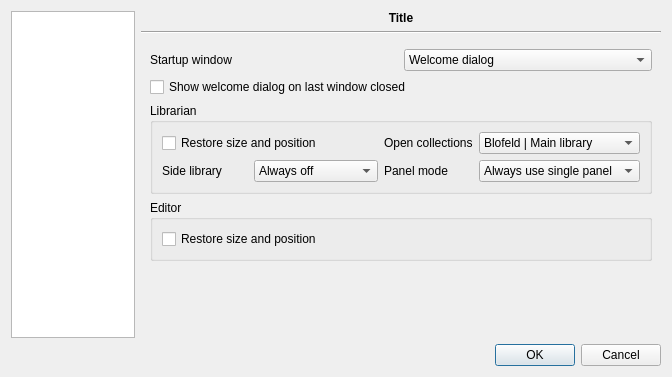
<?xml version="1.0" encoding="UTF-8"?>
<ui version="4.0">
 <class>SettingsDialog</class>
 <widget class="QDialog" name="SettingsDialog">
  <property name="geometry">
   <rect>
    <x>0</x>
    <y>0</y>
    <width>672</width>
    <height>377</height>
   </rect>
  </property>
  <property name="windowTitle">
   <string>Settings</string>
  </property>
  <layout class="QGridLayout" name="gridLayout" columnstretch="20,0">
   <item row="0" column="1">
    <widget class="QLabel" name="titleLabel">
     <property name="styleSheet">
      <string notr="true">font-weight: 600;</string>
     </property>
     <property name="text">
      <string>Title</string>
     </property>
     <property name="alignment">
      <set>Qt::AlignCenter</set>
     </property>
    </widget>
   </item>
   <item row="3" column="0" colspan="2">
    <widget class="QDialogButtonBox" name="buttonBox">
     <property name="orientation">
      <enum>Qt::Horizontal</enum>
     </property>
     <property name="standardButtons">
      <set>QDialogButtonBox::Cancel|QDialogButtonBox::Ok</set>
     </property>
    </widget>
   </item>
   <item row="0" column="0" rowspan="3">
    <widget class="QTreeView" name="treeView">
     <property name="horizontalScrollBarPolicy">
      <enum>Qt::ScrollBarAlwaysOff</enum>
     </property>
     <property name="editTriggers">
      <set>QAbstractItemView::NoEditTriggers</set>
     </property>
     <property name="rootIsDecorated">
      <bool>false</bool>
     </property>
     <property name="uniformRowHeights">
      <bool>true</bool>
     </property>
     <property name="headerHidden">
      <bool>true</bool>
     </property>
    </widget>
   </item>
   <item row="2" column="1">
    <widget class="QStackedWidget" name="stackedWidget">
     <property name="currentIndex">
      <number>0</number>
     </property>
     <widget class="QWidget" name="startUpPage">
      <layout class="QGridLayout" name="gridLayout_2">
       <item row="1" column="0" colspan="2">
        <widget class="QCheckBox" name="welcomeOnCloseChk">
         <property name="text">
          <string>Show welcome dialog on last window closed</string>
         </property>
        </widget>
       </item>
       <item row="2" column="0" colspan="2">
        <widget class="QGroupBox" name="groupBox">
         <property name="title">
          <string>Librarian</string>
         </property>
         <layout class="QVBoxLayout" name="verticalLayout">
          <item>
           <layout class="QGridLayout" name="gridLayout_5">
            <item row="1" column="3">
             <widget class="QComboBox" name="dualModeCombo">
              <item>
               <property name="text">
                <string>Always use single panel</string>
               </property>
              </item>
              <item>
               <property name="text">
                <string>Always use twin panel</string>
               </property>
              </item>
              <item>
               <property name="text">
                <string>Restore last state</string>
               </property>
              </item>
             </widget>
            </item>
            <item row="1" column="0">
             <widget class="QLabel" name="label_15">
              <property name="text">
               <string>Side library</string>
              </property>
             </widget>
            </item>
            <item row="1" column="1">
             <widget class="QComboBox" name="sidebarCombo">
              <item>
               <property name="text">
                <string>Always off</string>
               </property>
              </item>
              <item>
               <property name="text">
                <string>Always on</string>
               </property>
              </item>
              <item>
               <property name="text">
                <string>Restore last state</string>
               </property>
              </item>
             </widget>
            </item>
            <item row="1" column="2">
             <widget class="QLabel" name="label_13">
              <property name="text">
               <string>Panel mode</string>
              </property>
             </widget>
            </item>
            <item row="0" column="3">
             <widget class="QComboBox" name="startupSessionCombo">
              <item>
               <property name="text">
                <string>Blofeld | Main library</string>
               </property>
              </item>
              <item>
               <property name="text">
                <string>Main library | Blofeld</string>
               </property>
              </item>
              <item>
               <property name="text">
                <string>Restore last state</string>
               </property>
              </item>
             </widget>
            </item>
            <item row="0" column="2">
             <widget class="QLabel" name="label_10">
              <property name="text">
               <string>Open collections</string>
              </property>
             </widget>
            </item>
            <item row="0" column="0" colspan="2">
             <widget class="QCheckBox" name="restoreLibrarianGeometryChk">
              <property name="text">
               <string>Restore size and position</string>
              </property>
             </widget>
            </item>
           </layout>
          </item>
         </layout>
        </widget>
       </item>
       <item row="3" column="0" colspan="2">
        <widget class="QGroupBox" name="groupBox_2">
         <property name="title">
          <string>Editor</string>
         </property>
         <layout class="QVBoxLayout" name="verticalLayout_2">
          <item>
           <widget class="QCheckBox" name="restoreEditorGeometryChk">
            <property name="text">
             <string>Restore size and position</string>
            </property>
           </widget>
          </item>
         </layout>
        </widget>
       </item>
       <item row="0" column="0">
        <widget class="QLabel" name="label_2">
         <property name="text">
          <string>Startup window</string>
         </property>
        </widget>
       </item>
       <item row="0" column="1">
        <widget class="QComboBox" name="startUpWindowCombo">
         <item>
          <property name="text">
           <string>Welcome dialog</string>
          </property>
         </item>
         <item>
          <property name="text">
           <string>Librarian</string>
          </property>
         </item>
         <item>
          <property name="text">
           <string>Sound Editor</string>
          </property>
         </item>
         <item>
          <property name="text">
           <string>Wavetables</string>
          </property>
         </item>
        </widget>
       </item>
       <item row="4" column="0">
        <spacer name="verticalSpacer">
         <property name="orientation">
          <enum>Qt::Vertical</enum>
         </property>
         <property name="sizeHint" stdset="0">
          <size>
           <width>20</width>
           <height>40</height>
          </size>
         </property>
        </spacer>
       </item>
      </layout>
     </widget>
     <widget class="QWidget" name="editorPage">
      <layout class="QGridLayout" name="gridLayout_3">
       <item row="1" column="0">
        <widget class="QLabel" name="label_11">
         <property name="text">
          <string>MIDI Receive</string>
         </property>
        </widget>
       </item>
       <item row="0" column="1">
        <widget class="QComboBox" name="autosaveCombo">
         <property name="currentIndex">
          <number>0</number>
         </property>
         <item>
          <property name="text">
           <string>Always off</string>
          </property>
         </item>
         <item>
          <property name="text">
           <string>Always on</string>
          </property>
         </item>
         <item>
          <property name="text">
           <string>Remember last state</string>
          </property>
         </item>
        </widget>
       </item>
       <item row="1" column="2">
        <widget class="QLabel" name="label_12">
         <property name="text">
          <string>MIDI Send</string>
         </property>
        </widget>
       </item>
       <item row="1" column="3">
        <widget class="QComboBox" name="midiSendCombo">
         <property name="currentIndex">
          <number>3</number>
         </property>
         <property name="sizeAdjustPolicy">
          <enum>QComboBox::AdjustToContentsOnFirstShow</enum>
         </property>
         <item>
          <property name="text">
           <string>Program changes</string>
          </property>
         </item>
         <item>
          <property name="text">
           <string>Ctrl/Sysex events</string>
          </property>
         </item>
         <item>
          <property name="text">
           <string>All events</string>
          </property>
         </item>
         <item>
          <property name="text">
           <string>Remember last state</string>
          </property>
         </item>
        </widget>
       </item>
       <item row="0" column="0">
        <widget class="QLabel" name="label_6">
         <property name="text">
          <string>Autosave</string>
         </property>
        </widget>
       </item>
       <item row="1" column="1">
        <widget class="QComboBox" name="midiReceiveCombo">
         <property name="currentIndex">
          <number>3</number>
         </property>
         <property name="sizeAdjustPolicy">
          <enum>QComboBox::AdjustToContentsOnFirstShow</enum>
         </property>
         <item>
          <property name="text">
           <string>Program changes</string>
          </property>
         </item>
         <item>
          <property name="text">
           <string>Ctrl/Sysex events</string>
          </property>
         </item>
         <item>
          <property name="text">
           <string>All events</string>
          </property>
         </item>
         <item>
          <property name="text">
           <string>Remember last state</string>
          </property>
         </item>
        </widget>
       </item>
       <item row="2" column="0">
        <spacer name="verticalSpacer_4">
         <property name="orientation">
          <enum>Qt::Vertical</enum>
         </property>
         <property name="sizeHint" stdset="0">
          <size>
           <width>20</width>
           <height>40</height>
          </size>
         </property>
        </spacer>
       </item>
      </layout>
     </widget>
     <widget class="QWidget" name="themePage">
      <layout class="QVBoxLayout" name="verticalLayout_6">
       <item>
        <layout class="QHBoxLayout" name="horizontalLayout_8">
         <item>
          <widget class="QLabel" name="label_4">
           <property name="text">
            <string>Current theme</string>
           </property>
          </widget>
         </item>
         <item>
          <widget class="QComboBox" name="themeCombo">
           <property name="sizeAdjustPolicy">
            <enum>QComboBox::AdjustToContents</enum>
           </property>
          </widget>
         </item>
         <item>
          <spacer name="horizontalSpacer_3">
           <property name="orientation">
            <enum>Qt::Horizontal</enum>
           </property>
           <property name="sizeHint" stdset="0">
            <size>
             <width>253</width>
             <height>25</height>
            </size>
           </property>
          </spacer>
         </item>
         <item>
          <widget class="QPushButton" name="themeEditorBtn">
           <property name="text">
            <string>Theme &amp;editor...</string>
           </property>
          </widget>
         </item>
        </layout>
       </item>
       <item>
        <widget class="Line" name="line_3">
         <property name="orientation">
          <enum>Qt::Horizontal</enum>
         </property>
        </widget>
       </item>
       <item>
        <widget class="QLabel" name="label_14">
         <property name="text">
          <string>Theme preview:</string>
         </property>
        </widget>
       </item>
       <item>
        <widget class="QFrame" name="previewWidget">
         <property name="autoFillBackground">
          <bool>true</bool>
         </property>
         <layout class="QGridLayout" name="gridLayout_7">
          <property name="margin">
           <number>6</number>
          </property>
          <item row="0" column="0" rowspan="2">
           <widget class="Frame" name="frame">
            <property name="label" stdset="0">
             <string>Frame</string>
            </property>
            <layout class="QGridLayout" name="gridLayout_8" columnstretch="15,10,5">
             <item row="2" column="0">
              <widget class="Dial" name="dial3Normal">
               <property name="label" stdset="0">
                <string>Center dial</string>
               </property>
               <property name="minimumWidgetSize" stdset="0">
                <size>
                 <width>20</width>
                 <height>40</height>
                </size>
               </property>
               <property name="rangeZeroAngle" stdset="0">
                <number>150</number>
               </property>
              </widget>
             </item>
             <item row="0" column="0">
              <widget class="Dial" name="dial1Normal">
               <property name="label" stdset="0">
                <string>Dial (notches)</string>
               </property>
               <property name="minimumWidgetSize" stdset="0">
                <size>
                 <width>20</width>
                 <height>40</height>
                </size>
               </property>
               <property name="maximum" stdset="0">
                <number>128</number>
               </property>
               <property name="step" stdset="0">
                <number>8</number>
               </property>
              </widget>
             </item>
             <item row="0" column="1" rowspan="3">
              <layout class="QVBoxLayout" name="verticalLayout_7">
               <item>
                <widget class="SquareButton" name="button_2">
                 <property name="label" stdset="0">
                  <string>Button</string>
                 </property>
                </widget>
               </item>
               <item>
                <widget class="SquareButton" name="pressedBtn">
                 <property name="label" stdset="0">
                  <string>Pressed button</string>
                 </property>
                </widget>
               </item>
               <item>
                <widget class="SquareButton" name="button_3">
                 <property name="label" stdset="0">
                  <string>Switchable</string>
                 </property>
                 <property name="switchable" stdset="0">
                  <bool>true</bool>
                 </property>
                 <property name="switched" stdset="0">
                  <bool>true</bool>
                 </property>
                </widget>
               </item>
               <item>
                <widget class="Combo" name="combo">
                 <property name="label" stdset="0">
                  <string/>
                 </property>
                 <property name="valueList" stdset="0">
                  <stringlist>
                   <string>Combo box</string>
                  </stringlist>
                 </property>
                </widget>
               </item>
              </layout>
             </item>
             <item row="1" column="0">
              <widget class="Dial" name="dial2Normal">
               <property name="label" stdset="0">
                <string>Full dial</string>
               </property>
               <property name="minimumWidgetSize" stdset="0">
                <size>
                 <width>20</width>
                 <height>40</height>
                </size>
               </property>
              </widget>
             </item>
             <item row="0" column="2" rowspan="3">
              <widget class="Slider" name="sliderEnabled">
               <property name="minimumWidgetSize" stdset="0">
                <size>
                 <width>16</width>
                 <height>96</height>
                </size>
               </property>
               <property name="value" stdset="0">
                <number>32</number>
               </property>
              </widget>
             </item>
            </layout>
           </widget>
          </item>
          <item row="0" column="1" rowspan="2">
           <widget class="Frame" name="frame_2">
            <property name="enabled">
             <bool>false</bool>
            </property>
            <property name="label" stdset="0">
             <string>Disabled frame</string>
            </property>
            <layout class="QGridLayout" name="gridLayout_9" columnstretch="15,10,5">
             <item row="0" column="0">
              <widget class="Dial" name="dial1Disabled">
               <property name="label" stdset="0">
                <string>Dial (notches)</string>
               </property>
               <property name="minimumWidgetSize" stdset="0">
                <size>
                 <width>20</width>
                 <height>40</height>
                </size>
               </property>
               <property name="maximum" stdset="0">
                <number>128</number>
               </property>
               <property name="step" stdset="0">
                <number>8</number>
               </property>
              </widget>
             </item>
             <item row="0" column="1" rowspan="3">
              <layout class="QVBoxLayout" name="verticalLayout_8">
               <item>
                <widget class="SquareButton" name="button_4">
                 <property name="label" stdset="0">
                  <string>Button</string>
                 </property>
                </widget>
               </item>
               <item>
                <widget class="SquareButton" name="pressedBtnDisabled">
                 <property name="label" stdset="0">
                  <string>Pressed button</string>
                 </property>
                </widget>
               </item>
               <item>
                <widget class="SquareButton" name="button_5">
                 <property name="label" stdset="0">
                  <string>Switchable</string>
                 </property>
                 <property name="switchable" stdset="0">
                  <bool>true</bool>
                 </property>
                 <property name="switched" stdset="0">
                  <bool>true</bool>
                 </property>
                </widget>
               </item>
               <item>
                <widget class="Combo" name="combo_2">
                 <property name="label" stdset="0">
                  <string/>
                 </property>
                 <property name="valueList" stdset="0">
                  <stringlist>
                   <string>Combo box</string>
                  </stringlist>
                 </property>
                </widget>
               </item>
              </layout>
             </item>
             <item row="1" column="0">
              <widget class="Dial" name="dial2Disabled">
               <property name="label" stdset="0">
                <string>Full dial</string>
               </property>
               <property name="minimumWidgetSize" stdset="0">
                <size>
                 <width>20</width>
                 <height>40</height>
                </size>
               </property>
              </widget>
             </item>
             <item row="2" column="0">
              <widget class="Dial" name="dial3Disabled">
               <property name="label" stdset="0">
                <string>Center dial</string>
               </property>
               <property name="minimumWidgetSize" stdset="0">
                <size>
                 <width>20</width>
                 <height>40</height>
                </size>
               </property>
               <property name="rangeZeroAngle" stdset="0">
                <number>150</number>
               </property>
              </widget>
             </item>
             <item row="0" column="2" rowspan="3">
              <widget class="Slider" name="sliderDisabled">
               <property name="minimumWidgetSize" stdset="0">
                <size>
                 <width>16</width>
                 <height>96</height>
                </size>
               </property>
               <property name="value" stdset="0">
                <number>96</number>
               </property>
              </widget>
             </item>
            </layout>
           </widget>
          </item>
         </layout>
        </widget>
       </item>
      </layout>
     </widget>
     <widget class="QWidget" name="midiConnectionsPage">
      <layout class="QGridLayout" name="gridLayout_4">
       <item row="2" column="0">
        <widget class="QCheckBox" name="autoconnectUsbChk">
         <property name="text">
          <string>Auto detect USB connected Blofeld</string>
         </property>
        </widget>
       </item>
       <item row="1" column="0">
        <widget class="QCheckBox" name="autoconnectRememberChk">
         <property name="text">
          <string>Try to remember MIDI connections</string>
         </property>
        </widget>
       </item>
       <item row="1" column="1">
        <widget class="QPushButton" name="autoconnectClearChk">
         <property name="text">
          <string>Clear saved connections</string>
         </property>
        </widget>
       </item>
       <item row="0" column="0" colspan="2">
        <widget class="QGroupBox" name="groupBox_4">
         <property name="title">
          <string>Connections</string>
         </property>
         <layout class="QHBoxLayout" name="horizontalLayout_4">
          <item>
           <widget class="MidiConnectionsWidget" name="midiConnectionsWidget" native="true">
            <property name="focusPolicy">
             <enum>Qt::StrongFocus</enum>
            </property>
           </widget>
          </item>
         </layout>
        </widget>
       </item>
       <item row="3" column="0">
        <spacer name="verticalSpacer_5">
         <property name="orientation">
          <enum>Qt::Vertical</enum>
         </property>
         <property name="sizeHint" stdset="0">
          <size>
           <width>20</width>
           <height>40</height>
          </size>
         </property>
        </spacer>
       </item>
      </layout>
     </widget>
     <widget class="QWidget" name="midiConfPage">
      <layout class="QGridLayout" name="gridLayout_10">
       <item row="0" column="0">
        <layout class="QHBoxLayout" name="horizontalLayout_3">
         <item>
          <widget class="QLabel" name="label_5">
           <property name="text">
            <string>Device ID:</string>
           </property>
          </widget>
         </item>
         <item>
          <widget class="QLabel" name="deviceIdLbl">
           <property name="enabled">
            <bool>false</bool>
           </property>
           <property name="sizePolicy">
            <sizepolicy hsizetype="Maximum" vsizetype="Preferred">
             <horstretch>0</horstretch>
             <verstretch>0</verstretch>
            </sizepolicy>
           </property>
           <property name="text">
            <string>(00h)</string>
           </property>
          </widget>
         </item>
         <item>
          <widget class="QSpinBox" name="deviceIdSpin">
           <property name="sizePolicy">
            <sizepolicy hsizetype="Maximum" vsizetype="Fixed">
             <horstretch>0</horstretch>
             <verstretch>0</verstretch>
            </sizepolicy>
           </property>
           <property name="accelerated">
            <bool>true</bool>
           </property>
           <property name="maximum">
            <number>127</number>
           </property>
          </widget>
         </item>
         <item>
          <spacer name="horizontalSpacer">
           <property name="orientation">
            <enum>Qt::Horizontal</enum>
           </property>
           <property name="sizeType">
            <enum>QSizePolicy::Fixed</enum>
           </property>
           <property name="sizeHint" stdset="0">
            <size>
             <width>40</width>
             <height>20</height>
            </size>
           </property>
          </spacer>
         </item>
         <item>
          <widget class="QPushButton" name="broadcastChk">
           <property name="sizePolicy">
            <sizepolicy hsizetype="Preferred" vsizetype="Fixed">
             <horstretch>0</horstretch>
             <verstretch>0</verstretch>
            </sizepolicy>
           </property>
           <property name="text">
            <string>Broadcast</string>
           </property>
          </widget>
         </item>
         <item>
          <spacer name="horizontalSpacer_4">
           <property name="orientation">
            <enum>Qt::Horizontal</enum>
           </property>
           <property name="sizeHint" stdset="0">
            <size>
             <width>40</width>
             <height>20</height>
            </size>
           </property>
          </spacer>
         </item>
        </layout>
       </item>
       <item row="1" column="0">
        <layout class="QHBoxLayout" name="horizontalLayout_5">
         <item>
          <widget class="QLabel" name="label_9">
           <property name="sizePolicy">
            <sizepolicy hsizetype="Maximum" vsizetype="Preferred">
             <horstretch>0</horstretch>
             <verstretch>0</verstretch>
            </sizepolicy>
           </property>
           <property name="text">
            <string>Send channel</string>
           </property>
          </widget>
         </item>
         <item>
          <widget class="QLabel" name="outputAlertIcon">
           <property name="sizePolicy">
            <sizepolicy hsizetype="Maximum" vsizetype="Preferred">
             <horstretch>0</horstretch>
             <verstretch>0</verstretch>
            </sizepolicy>
           </property>
          </widget>
         </item>
         <item>
          <widget class="MidiChannelWidget" name="outputChannelWidget" native="true">
           <property name="minimumSize">
            <size>
             <width>0</width>
             <height>24</height>
            </size>
           </property>
          </widget>
         </item>
         <item>
          <spacer name="horizontalSpacer_5">
           <property name="orientation">
            <enum>Qt::Horizontal</enum>
           </property>
           <property name="sizeHint" stdset="0">
            <size>
             <width>10</width>
             <height>20</height>
            </size>
           </property>
          </spacer>
         </item>
         <item>
          <widget class="QLabel" name="label_7">
           <property name="sizePolicy">
            <sizepolicy hsizetype="Maximum" vsizetype="Preferred">
             <horstretch>0</horstretch>
             <verstretch>0</verstretch>
            </sizepolicy>
           </property>
           <property name="text">
            <string>Receive channel</string>
           </property>
          </widget>
         </item>
         <item>
          <widget class="QLabel" name="inputAlertIcon">
           <property name="sizePolicy">
            <sizepolicy hsizetype="Maximum" vsizetype="Preferred">
             <horstretch>0</horstretch>
             <verstretch>0</verstretch>
            </sizepolicy>
           </property>
          </widget>
         </item>
         <item>
          <widget class="MidiChannelWidget" name="inputChannelWidget" native="true">
           <property name="minimumSize">
            <size>
             <width>0</width>
             <height>24</height>
            </size>
           </property>
          </widget>
         </item>
        </layout>
       </item>
       <item row="0" column="2" rowspan="2">
        <widget class="QPushButton" name="detectBtn">
         <property name="sizePolicy">
          <sizepolicy hsizetype="Preferred" vsizetype="Preferred">
           <horstretch>0</horstretch>
           <verstretch>0</verstretch>
          </sizepolicy>
         </property>
         <property name="text">
          <string>Detect
parameters</string>
         </property>
        </widget>
       </item>
       <item row="2" column="0">
        <spacer name="verticalSpacer_6">
         <property name="orientation">
          <enum>Qt::Vertical</enum>
         </property>
         <property name="sizeHint" stdset="0">
          <size>
           <width>20</width>
           <height>40</height>
          </size>
         </property>
        </spacer>
       </item>
       <item row="0" column="1" rowspan="2">
        <widget class="Line" name="line_4">
         <property name="orientation">
          <enum>Qt::Vertical</enum>
         </property>
        </widget>
       </item>
      </layout>
     </widget>
     <widget class="QWidget" name="midiBackendPage">
      <layout class="QGridLayout" name="gridLayout_6">
       <item row="0" column="0">
        <widget class="QRadioButton" name="alsaBackendRadio">
         <property name="text">
          <string>ALSA (recommended)</string>
         </property>
         <attribute name="buttonGroup">
          <string notr="true">backendGroup</string>
         </attribute>
        </widget>
       </item>
       <item row="0" column="1">
        <widget class="QRadioButton" name="rtmidiBackendRadio">
         <property name="text">
          <string>RtMIDI</string>
         </property>
         <attribute name="buttonGroup">
          <string notr="true">backendGroup</string>
         </attribute>
        </widget>
       </item>
       <item row="1" column="0" colspan="2">
        <widget class="Line" name="line_2">
         <property name="orientation">
          <enum>Qt::Horizontal</enum>
         </property>
        </widget>
       </item>
       <item row="3" column="0">
        <spacer name="verticalSpacer_7">
         <property name="orientation">
          <enum>Qt::Vertical</enum>
         </property>
         <property name="sizeHint" stdset="0">
          <size>
           <width>20</width>
           <height>40</height>
          </size>
         </property>
        </spacer>
       </item>
       <item row="2" column="0" colspan="2">
        <widget class="QLabel" name="label_8">
         <property name="text">
          <string>Restart is &lt;b&gt;required&lt;/b&gt; to apply this setting</string>
         </property>
        </widget>
       </item>
      </layout>
     </widget>
     <widget class="QWidget" name="databasePage">
      <layout class="QVBoxLayout" name="verticalLayout_4">
       <item>
        <layout class="QHBoxLayout" name="horizontalLayout_2">
         <item>
          <widget class="QLabel" name="label_3">
           <property name="text">
            <string>Database path</string>
           </property>
           <property name="buddy">
            <cstring>comGroupBox</cstring>
           </property>
          </widget>
         </item>
         <item>
          <widget class="QLineEdit" name="dbPathEdit">
           <property name="readOnly">
            <bool>true</bool>
           </property>
          </widget>
         </item>
         <item>
          <widget class="QToolButton" name="dbPathBtn">
           <property name="sizePolicy">
            <sizepolicy hsizetype="Maximum" vsizetype="Fixed">
             <horstretch>0</horstretch>
             <verstretch>0</verstretch>
            </sizepolicy>
           </property>
           <property name="text">
            <string>...</string>
           </property>
          </widget>
         </item>
         <item>
          <widget class="QToolButton" name="dbPathRestoreBtn">
           <property name="enabled">
            <bool>false</bool>
           </property>
           <property name="sizePolicy">
            <sizepolicy hsizetype="Maximum" vsizetype="Fixed">
             <horstretch>0</horstretch>
             <verstretch>0</verstretch>
            </sizepolicy>
           </property>
           <property name="toolTip">
            <string>Restore default value</string>
           </property>
           <property name="icon">
            <iconset theme="edit-undo">
             <normaloff/>
            </iconset>
           </property>
          </widget>
         </item>
        </layout>
       </item>
       <item>
        <layout class="QHBoxLayout" name="horizontalLayout_6">
         <item>
          <widget class="QCheckBox" name="backupChk">
           <property name="text">
            <string>Database backup (recommended)</string>
           </property>
          </widget>
         </item>
         <item>
          <spacer name="horizontalSpacer_2">
           <property name="orientation">
            <enum>Qt::Horizontal</enum>
           </property>
           <property name="sizeHint" stdset="0">
            <size>
             <width>40</width>
             <height>20</height>
            </size>
           </property>
          </spacer>
         </item>
         <item>
          <widget class="QLabel" name="backupIntervalLbl">
           <property name="enabled">
            <bool>false</bool>
           </property>
           <property name="text">
            <string>Backup interval (in minutes)</string>
           </property>
          </widget>
         </item>
         <item>
          <widget class="QSpinBox" name="backupIntervalSpin">
           <property name="enabled">
            <bool>false</bool>
           </property>
           <property name="sizePolicy">
            <sizepolicy hsizetype="Maximum" vsizetype="Fixed">
             <horstretch>0</horstretch>
             <verstretch>0</verstretch>
            </sizepolicy>
           </property>
           <property name="minimum">
            <number>5</number>
           </property>
           <property name="maximum">
            <number>30</number>
           </property>
          </widget>
         </item>
        </layout>
       </item>
       <item>
        <spacer name="verticalSpacer_3">
         <property name="orientation">
          <enum>Qt::Vertical</enum>
         </property>
         <property name="sizeHint" stdset="0">
          <size>
           <width>20</width>
           <height>40</height>
          </size>
         </property>
        </spacer>
       </item>
      </layout>
     </widget>
     <widget class="QWidget" name="miscPage">
      <layout class="QVBoxLayout" name="verticalLayout_3">
       <item>
        <widget class="QGroupBox" name="groupBox_3">
         <property name="title">
          <string>First run assistant</string>
         </property>
         <layout class="QHBoxLayout" name="horizontalLayout">
          <item>
           <widget class="QCheckBox" name="showFirstRunChk">
            <property name="text">
             <string>Show assistant on next startup</string>
            </property>
           </widget>
          </item>
          <item>
           <widget class="QCheckBox" name="firstRunSkipBlofeldDetectChk">
            <property name="enabled">
             <bool>false</bool>
            </property>
            <property name="text">
             <string>Skip Blofeld auto-detection</string>
            </property>
           </widget>
          </item>
         </layout>
        </widget>
       </item>
       <item>
        <widget class="Line" name="line_6">
         <property name="orientation">
          <enum>Qt::Horizontal</enum>
         </property>
        </widget>
       </item>
       <item>
        <widget class="QPushButton" name="restoreMsgBoxBtn">
         <property name="enabled">
          <bool>false</bool>
         </property>
         <property name="text">
          <string>Restore all confirmation message boxes</string>
         </property>
         <property name="checkable">
          <bool>true</bool>
         </property>
        </widget>
       </item>
       <item>
        <widget class="Line" name="line">
         <property name="orientation">
          <enum>Qt::Horizontal</enum>
         </property>
        </widget>
       </item>
       <item>
        <widget class="QCheckBox" name="updateCheckChk">
         <property name="text">
          <string>Check for updates on startup</string>
         </property>
        </widget>
       </item>
       <item>
        <spacer name="verticalSpacer_2">
         <property name="orientation">
          <enum>Qt::Vertical</enum>
         </property>
         <property name="sizeHint" stdset="0">
          <size>
           <width>20</width>
           <height>40</height>
          </size>
         </property>
        </spacer>
       </item>
      </layout>
     </widget>
    </widget>
   </item>
   <item row="1" column="1">
    <widget class="Line" name="line_5">
     <property name="orientation">
      <enum>Qt::Horizontal</enum>
     </property>
    </widget>
   </item>
  </layout>
 </widget>
 <customwidgets>
  <customwidget>
   <class>Combo</class>
   <extends>QWidget</extends>
   <header>combo</header>
  </customwidget>
  <customwidget>
   <class>Dial</class>
   <extends>QWidget</extends>
   <header>dial</header>
  </customwidget>
  <customwidget>
   <class>Frame</class>
   <extends>QFrame</extends>
   <header>frame</header>
   <container>1</container>
  </customwidget>
  <customwidget>
   <class>Slider</class>
   <extends>QWidget</extends>
   <header>slider</header>
   <container>1</container>
  </customwidget>
  <customwidget>
   <class>SquareButton</class>
   <extends>QWidget</extends>
   <header>squarebutton</header>
  </customwidget>
  <customwidget>
   <class>MidiConnectionsWidget</class>
   <extends>QWidget</extends>
   <header>bigglesworth.widgets</header>
   <container>1</container>
  </customwidget>
  <customwidget>
   <class>MidiChannelWidget</class>
   <extends>QWidget</extends>
   <header>bigglesworth.widgets</header>
   <container>1</container>
  </customwidget>
 </customwidgets>
 <resources/>
 <connections>
  <connection>
   <sender>buttonBox</sender>
   <signal>accepted()</signal>
   <receiver>SettingsDialog</receiver>
   <slot>accept()</slot>
   <hints>
    <hint type="sourcelabel">
     <x>244</x>
     <y>339</y>
    </hint>
    <hint type="destinationlabel">
     <x>157</x>
     <y>274</y>
    </hint>
   </hints>
  </connection>
  <connection>
   <sender>buttonBox</sender>
   <signal>rejected()</signal>
   <receiver>SettingsDialog</receiver>
   <slot>reject()</slot>
   <hints>
    <hint type="sourcelabel">
     <x>312</x>
     <y>339</y>
    </hint>
    <hint type="destinationlabel">
     <x>286</x>
     <y>274</y>
    </hint>
   </hints>
  </connection>
  <connection>
   <sender>backupChk</sender>
   <signal>toggled(bool)</signal>
   <receiver>backupIntervalLbl</receiver>
   <slot>setEnabled(bool)</slot>
   <hints>
    <hint type="sourcelabel">
     <x>374</x>
     <y>79</y>
    </hint>
    <hint type="destinationlabel">
     <x>471</x>
     <y>84</y>
    </hint>
   </hints>
  </connection>
  <connection>
   <sender>backupChk</sender>
   <signal>toggled(bool)</signal>
   <receiver>backupIntervalSpin</receiver>
   <slot>setEnabled(bool)</slot>
   <hints>
    <hint type="sourcelabel">
     <x>281</x>
     <y>81</y>
    </hint>
    <hint type="destinationlabel">
     <x>618</x>
     <y>89</y>
    </hint>
   </hints>
  </connection>
 </connections>
 <buttongroups>
  <buttongroup name="backendGroup"/>
 </buttongroups>
</ui>
